Frame 1 (no input): blank canvas, image omitted
Frame 60 (the mouse pressed at the canvas centre just before this capture): blank canvas, image omitted
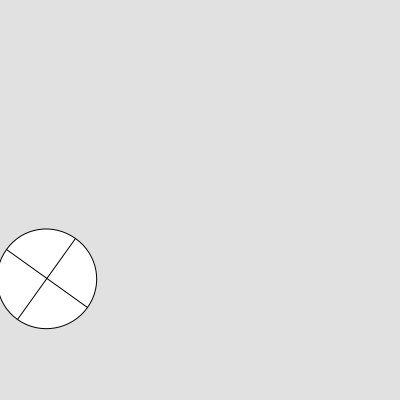
Frame 120 (the mouse held since frame 60 and released just before this capture)

The Processing sketch whose frames 1 and 60 were blank and that drew this single picture after the mouse press (run headless with seeded random() and noise(); from frame 60 on, the mouse is pressed at the canvas centre):

// Processing sketch: Rullende_hjul
// ── Rullende_hjul.pde
void setup(){
size(400,400);
}
void draw(){
background(225);
rotate(frameCount);
circle(200,200,100);
line(150, 200, 250, 200);
line(200, 150, 200, 250);
frameRate(8);
}
